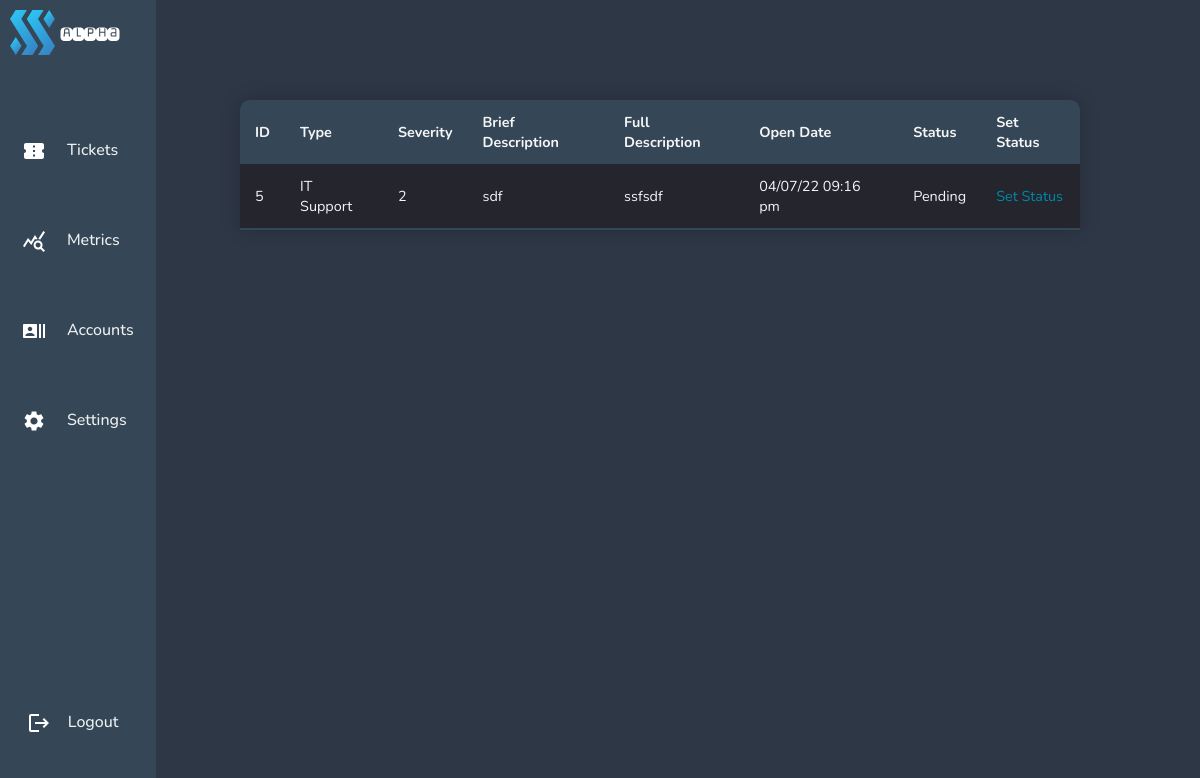
Page /pages/admin-select-ticket.php?id=5 on the earlier database version.
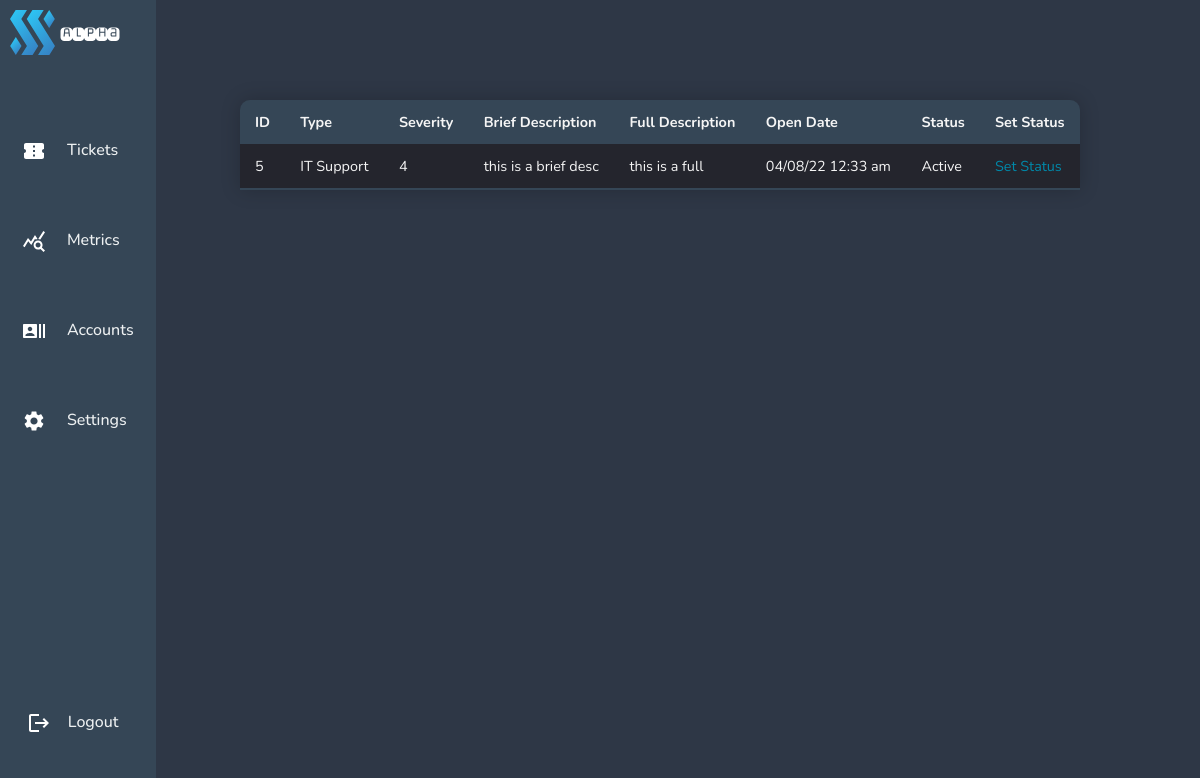
Same page on the later database version.
### tables this page shows
CREATE TABLE "itticket" (
	"id"	INTEGER,
	"user"	INTEGER,
	"type"	TEXT,
	"severity"	TEXT,
	"brief"	INTEGER,
	"full"	TEXT,
	"createdon"	TEXT,
	"status"	TEXT,
	"comment"	TEXT,
	"updatedon"	TEXT,
	PRIMARY KEY("id"),
	FOREIGN KEY("severity") REFERENCES "itsupportservices"("id")
);

### pages/admin-select-ticket.php (the view, shortened to what this page needs)
<!DOCTYPE html>
<html lang="en">
<head>
    <?php include'../navigation/admindashnavbar.php';
    require ('../config/dbcon.php'); ?>
    <link rel="stylesheet" href="../navigation/admindashnavbar.css">
    <link rel="stylesheet" href="../css/admintickettable.css">
</head>
<body bgcolor="#2E3746">
<div class="full-screen-container">
    <?php
    if(isset($_GET['id'])) {
        $id = $_GET['id'];
        $query = "SELECT * FROM itticket where id=:id ";
        $statement = $conn->prepare($query);
        $data = [':id' => $id];
        $statement->execute($data);
        $statement->setFetchMode(PDO::FETCH_OBJ);
        $result = $statement->fetchAll();
    };
    ?>
    <table class="ticket-table">
        <thead>
        <tr>
            <th>ID</th>
            <th>Type</th>
            <th>Severity</th>
            <th>Brief Description</th>
            <th>Full Description</th>
            <th>Open Date</th>
            <th>Status</th>
            <th>Set Status</th>
        </tr>
        </thead>
        <?php foreach($result as $data) { ?>
            <tr>
                <td><?= $data->id; ?> </td>
                <td><?= $data->type; ?> </td>
                <td><?= $data->severity; ?> </td>
                <td><?= $data->brief; ?> </td>
                <td><?= $data->full; ?> </td>
                <td><?= $data->createdon ?> </td>
                <td><?= $data->status; ?> </td>
                <td>
                    <a href="admin-set-ticket-status.php?id=<?= $data->id; ?>" class="setstatus">Set Status</a>
                </td>
            </tr>
            <?php
        }
        ?>
    </table>
</div>
</body>
</html>

Differences in the rows shown:
changed itticket "IT Support": severity "2" → "4"; brief "sdf" → "this is a brief desc"; full "ssfsdf" → "this is a full"; createdon "04/07/22 09:16 pm" → "04/08/22 12:33 am"; status "Pending" → "Active"
